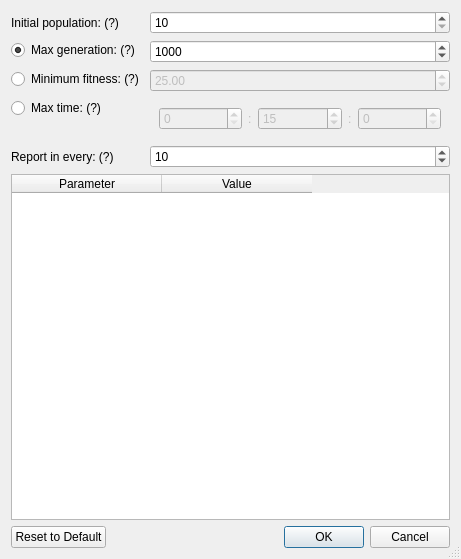
<?xml version="1.0" encoding="UTF-8"?>
<ui version="4.0">
 <class>Dialog</class>
 <widget class="QDialog" name="Dialog">
  <property name="geometry">
   <rect>
    <x>0</x>
    <y>0</y>
    <width>461</width>
    <height>559</height>
   </rect>
  </property>
  <property name="windowIcon">
   <iconset resource="../../../../icons.qrc">
    <normaloff>:/icons/synthesis.png</normaloff>:/icons/synthesis.png</iconset>
  </property>
  <property name="sizeGripEnabled">
   <bool>true</bool>
  </property>
  <property name="modal">
   <bool>true</bool>
  </property>
  <layout class="QVBoxLayout" name="verticalLayout">
   <item>
    <layout class="QFormLayout" name="formLayout">
     <item row="2" column="0">
      <widget class="QRadioButton" name="maxGen_option">
       <property name="toolTip">
        <string>&lt;html&gt;&lt;head/&gt;&lt;body&gt;&lt;p&gt;This parameter determines the generations of evolution.&lt;/p&gt;&lt;p&gt;If the value set to 0, algorithm will stop only when you clicked the interrupt button.&lt;/p&gt;&lt;/body&gt;&lt;/html&gt;</string>
       </property>
       <property name="text">
        <string>Max generation: (?)</string>
       </property>
       <property name="checked">
        <bool>true</bool>
       </property>
      </widget>
     </item>
     <item row="2" column="1">
      <widget class="QSpinBox" name="maxGen">
       <property name="minimum">
        <number>0</number>
       </property>
       <property name="maximum">
        <number>5000</number>
       </property>
       <property name="singleStep">
        <number>100</number>
       </property>
       <property name="value">
        <number>1000</number>
       </property>
      </widget>
     </item>
     <item row="3" column="0">
      <widget class="QRadioButton" name="minFit_option">
       <property name="toolTip">
        <string>&lt;html&gt;&lt;head/&gt;&lt;body&gt;&lt;p&gt;This parameter determines the last fitness of evolution.&lt;/p&gt;&lt;p&gt;If the value set to 0, algorithm will stop only when you clicked the interrupt button.&lt;/p&gt;&lt;/body&gt;&lt;/html&gt;</string>
       </property>
       <property name="text">
        <string>Minimum fitness: (?)</string>
       </property>
      </widget>
     </item>
     <item row="3" column="1">
      <widget class="QDoubleSpinBox" name="minFit">
       <property name="enabled">
        <bool>false</bool>
       </property>
       <property name="maximum">
        <double>2000.000000000000000</double>
       </property>
       <property name="value">
        <double>25.000000000000000</double>
       </property>
      </widget>
     </item>
     <item row="5" column="0">
      <widget class="QLabel" name="report_label">
       <property name="toolTip">
        <string>&lt;html&gt;&lt;head/&gt;&lt;body&gt;&lt;p&gt;If the value set to 0, algorithm will report in every 10 generations.&lt;/p&gt;&lt;/body&gt;&lt;/html&gt;</string>
       </property>
       <property name="text">
        <string>Report in every: (?)</string>
       </property>
      </widget>
     </item>
     <item row="5" column="1">
      <widget class="QSpinBox" name="report">
       <property name="value">
        <number>10</number>
       </property>
      </widget>
     </item>
     <item row="4" column="0">
      <widget class="QRadioButton" name="maxTime_option">
       <property name="toolTip">
        <string>&lt;html&gt;&lt;head/&gt;&lt;body&gt;&lt;p&gt;This parameter determines the times of evolution.&lt;/p&gt;&lt;p&gt;If the value set to 0, algorithm will stop only when you clicked the interrupt button.&lt;/p&gt;&lt;/body&gt;&lt;/html&gt;</string>
       </property>
       <property name="text">
        <string>Max time: (?)</string>
       </property>
      </widget>
     </item>
     <item row="4" column="1">
      <widget class="QWidget" name="maxTime" native="true">
       <property name="enabled">
        <bool>false</bool>
       </property>
       <layout class="QHBoxLayout" name="horizontalLayout_2">
        <item>
         <widget class="QSpinBox" name="maxTime_h"/>
        </item>
        <item>
         <widget class="QLabel" name="label_2">
          <property name="sizePolicy">
           <sizepolicy hsizetype="Fixed" vsizetype="Preferred">
            <horstretch>0</horstretch>
            <verstretch>0</verstretch>
           </sizepolicy>
          </property>
          <property name="text">
           <string>:</string>
          </property>
         </widget>
        </item>
        <item>
         <widget class="QSpinBox" name="maxTime_m">
          <property name="maximum">
           <number>59</number>
          </property>
          <property name="value">
           <number>15</number>
          </property>
         </widget>
        </item>
        <item>
         <widget class="QLabel" name="label_3">
          <property name="sizePolicy">
           <sizepolicy hsizetype="Fixed" vsizetype="Preferred">
            <horstretch>0</horstretch>
            <verstretch>0</verstretch>
           </sizepolicy>
          </property>
          <property name="text">
           <string>:</string>
          </property>
         </widget>
        </item>
        <item>
         <widget class="QSpinBox" name="maxTime_s">
          <property name="maximum">
           <number>59</number>
          </property>
          <property name="singleStep">
           <number>10</number>
          </property>
         </widget>
        </item>
       </layout>
      </widget>
     </item>
     <item row="1" column="0">
      <widget class="QLabel" name="label">
       <property name="toolTip">
        <string>&lt;html&gt;&lt;head/&gt;&lt;body&gt;&lt;p&gt;The greater the number will make possibilities more available, but will result in longer selection times.&lt;/p&gt;&lt;/body&gt;&lt;/html&gt;</string>
       </property>
       <property name="text">
        <string>Initial population: (?)</string>
       </property>
      </widget>
     </item>
     <item row="1" column="1">
      <widget class="QSpinBox" name="pop_size">
       <property name="minimum">
        <number>10</number>
       </property>
       <property name="maximum">
        <number>10000</number>
       </property>
       <property name="singleStep">
        <number>10</number>
       </property>
      </widget>
     </item>
    </layout>
   </item>
   <item>
    <widget class="QSplitter" name="splitter">
     <property name="sizePolicy">
      <sizepolicy hsizetype="Preferred" vsizetype="Expanding">
       <horstretch>0</horstretch>
       <verstretch>0</verstretch>
      </sizepolicy>
     </property>
     <property name="orientation">
      <enum>Qt::Horizontal</enum>
     </property>
     <widget class="QTableWidget" name="alg_table">
      <attribute name="horizontalHeaderDefaultSectionSize">
       <number>150</number>
      </attribute>
      <attribute name="horizontalHeaderMinimumSectionSize">
       <number>150</number>
      </attribute>
      <column>
       <property name="text">
        <string>Parameter</string>
       </property>
      </column>
      <column>
       <property name="text">
        <string>Value</string>
       </property>
      </column>
     </widget>
    </widget>
   </item>
   <item>
    <layout class="QHBoxLayout" name="horizontalLayout">
     <item>
      <widget class="QPushButton" name="reset_button">
       <property name="text">
        <string>Reset to Default</string>
       </property>
      </widget>
     </item>
     <item>
      <spacer name="horizontalSpacer">
       <property name="orientation">
        <enum>Qt::Horizontal</enum>
       </property>
       <property name="sizeHint" stdset="0">
        <size>
         <width>40</width>
         <height>20</height>
        </size>
       </property>
      </spacer>
     </item>
     <item>
      <widget class="QDialogButtonBox" name="buttonBox">
       <property name="orientation">
        <enum>Qt::Horizontal</enum>
       </property>
       <property name="standardButtons">
        <set>QDialogButtonBox::Cancel|QDialogButtonBox::Ok</set>
       </property>
      </widget>
     </item>
    </layout>
   </item>
  </layout>
 </widget>
 <resources>
  <include location="../../../../icons.qrc"/>
 </resources>
 <connections>
  <connection>
   <sender>buttonBox</sender>
   <signal>accepted()</signal>
   <receiver>Dialog</receiver>
   <slot>accept()</slot>
   <hints>
    <hint type="sourcelabel">
     <x>248</x>
     <y>254</y>
    </hint>
    <hint type="destinationlabel">
     <x>157</x>
     <y>274</y>
    </hint>
   </hints>
  </connection>
  <connection>
   <sender>buttonBox</sender>
   <signal>rejected()</signal>
   <receiver>Dialog</receiver>
   <slot>reject()</slot>
   <hints>
    <hint type="sourcelabel">
     <x>316</x>
     <y>260</y>
    </hint>
    <hint type="destinationlabel">
     <x>286</x>
     <y>274</y>
    </hint>
   </hints>
  </connection>
  <connection>
   <sender>maxGen_option</sender>
   <signal>toggled(bool)</signal>
   <receiver>maxGen</receiver>
   <slot>setEnabled(bool)</slot>
   <hints>
    <hint type="sourcelabel">
     <x>103</x>
     <y>77</y>
    </hint>
    <hint type="destinationlabel">
     <x>348</x>
     <y>78</y>
    </hint>
   </hints>
  </connection>
  <connection>
   <sender>minFit_option</sender>
   <signal>toggled(bool)</signal>
   <receiver>minFit</receiver>
   <slot>setEnabled(bool)</slot>
   <hints>
    <hint type="sourcelabel">
     <x>130</x>
     <y>117</y>
    </hint>
    <hint type="destinationlabel">
     <x>348</x>
     <y>118</y>
    </hint>
   </hints>
  </connection>
  <connection>
   <sender>maxTime_option</sender>
   <signal>toggled(bool)</signal>
   <receiver>maxTime</receiver>
   <slot>setEnabled(bool)</slot>
   <hints>
    <hint type="sourcelabel">
     <x>80</x>
     <y>157</y>
    </hint>
    <hint type="destinationlabel">
     <x>348</x>
     <y>159</y>
    </hint>
   </hints>
  </connection>
 </connections>
</ui>
